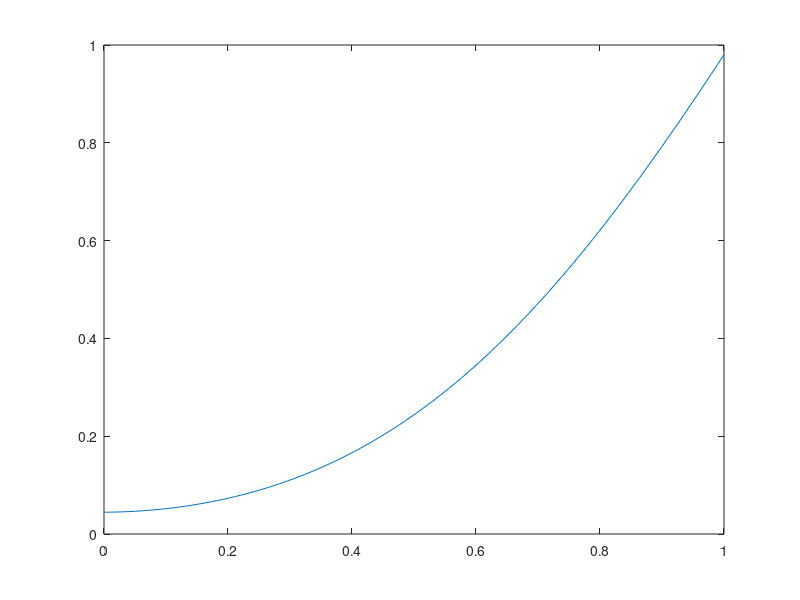

MATLAB code to generate this figure:
clear
clc
L = 1;
N_cell = 100;
a = 1;
b = 1;
dx = L/N_cell;
dt = 1E-4;

x = linspace(0,L,N_cell);
theta = [zeros(1,N_cell+3),ones(1,3)];

for i = 1:1000
    theta(1:3)=fliplr(theta(4:6));
    px = (theta(3:end)-theta(1:end-2))/(2*dx);
    r = (px(2:end-1)-px(1:end-2)+1e-6)./(px(3:end)-px(2:end-1)+1e-6);
    phi = (r+abs(r))./(1+abs(r));
    px_hlf = px(2:end-1) + phi.*(px(3:end)-px(2:end-1))/2;
    ppx = (px_hlf(2:end-1)-px_hlf(1:end-2))./dx;
    theta(4:end-3)  = theta(4:end-3) - a*dt.*theta(4:end-3) + b*dt.*ppx;
end
plot(x,theta(4:end-3));
